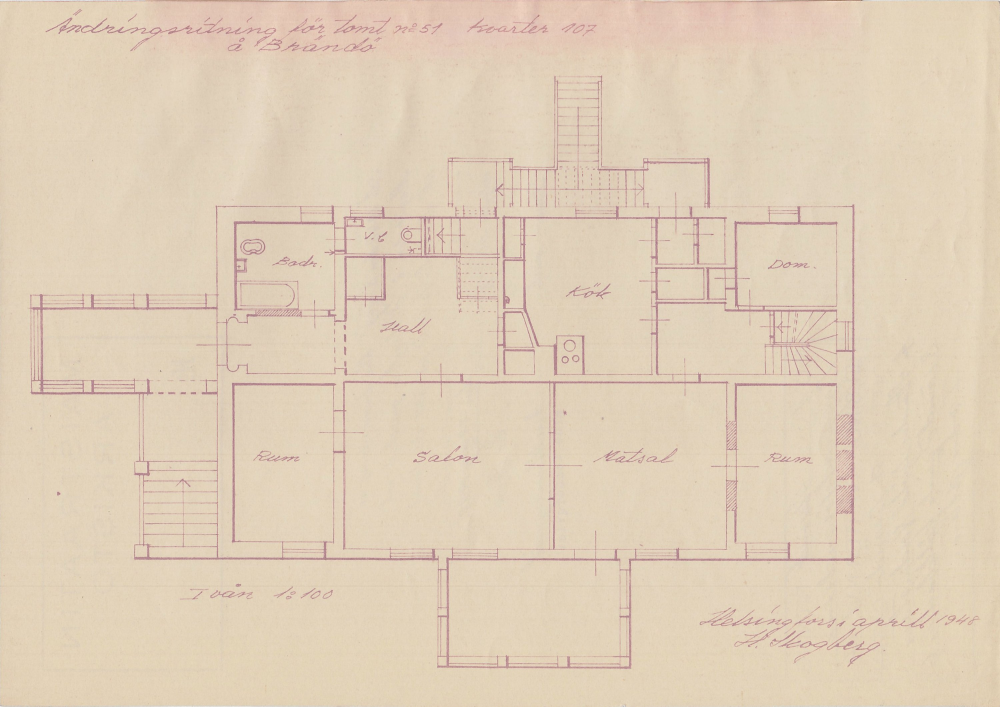
#> input picture html-mock/local/hka.139877703731200_160449953667200.jpg, 3000 x 2120 px (shown at 1/3 size)
$ python -i plan_view.py   (imports and definitions only)
#> lines starting #> are read from the running program, lines starting #| are printed output that depends on the picture; after the words box and inside, x2 and y2 are one past the last pixel; in counts of white or black regions, pixels touching at a corner belong together
"""`plan_views`: where on a whole sheet its plan view(s) lie, so `walls()` and `register` can run
on the plan alone. Whole sheets carry attic views, schedules, risers and title blocks that crowd
the plan's lines out of `register`'s longest-lines cap: real pairs placed only when cropped
(spec #457 c6887370808, Madalina's pic-research, USCG Bldg 140 / 550).

Method: at a quarter of the resolution, the page frame band is blanked and page-spanning ink
pieces dropped; long axis-parallel runs (an opening with a long thin line) keep walls and grid
lines and lose text, hatching and symbols; the runs, dilated a little, cluster into views; a view
scores its run pixels times how closed an outline its box edges hold. Too small or too large
clusters and a small one in the bottom-right corner (the title block) are dropped.

The finder stays dumb: the caller always tries the whole page too (`candidates`), registers each
pair and keeps the best Place, adding the box origin back to the shift.
"""

import cv2
import numpy as np

Box = tuple[int, int, int, int]  # x0, y0, x1, y1 in input pixels

SHRINK = 4  # work at 1/4 resolution
INK = 60  # paper minus grey above this is ink (1-bit and grey scans)
FRAME_BAND = 0.06  # blanked on every edge, of the page's height at top and bottom and of its
# width at the sides: the page frame sits 4-5% in (review #557: of the long side it blanked 9%
# of a landscape page's height, the top and bottom walls of a plan that fills it)
SPANNING = 0.85  # an ink piece this wide or tall a share of the page is the frame or joined to it
RUN = 0.04  # a run at least this share of the long side survives (k)
RUN_MIN = 15  # px at work resolution, whatever the page size
CLOSE = 0.006  # fallback: gaps this share of the long side bridged along a line (broken walls)
CLUSTER = 0.015  # runs dilated by this share of the long side cluster into one view
TOO_BIG = (0.80, 0.70)  # a cluster wider AND taller than these shares is the frame or everything
TOO_SMALL = (0.12, 0.10)  # narrower OR shorter than these is a legend or a stamp
CORNER_AREA = 0.15  # a cluster centred in the bottom-right quarter under this page share: title
EDGE_BAND = 0.02  # of the box's long side: the band whose run pixels count as its outline
KEEP = 0.15  # views scoring this share of the best are returned ...
MOST = 3  # ... at most this many, best first
GROW = 0.02  # of the page's long side added around each box
FILLS = 0.60  # the best view spans this share of the page both ways: the plan fills the page
SPANNED = 0.5  # ... or this share of the long runs was in page-spanning pieces (its outer walls)


def plan_views(gray: np.ndarray, paper: int = 255) -> list[Box]:
    """The boxes of the sheet's plan views, best first, at most `MOST`; empty when none is
    found (the caller still has the whole page, `candidates`)."""
    return _find(gray, paper)[0]


def candidates(gray: np.ndarray, paper: int = 255) -> list[Box]:
    """Every crop the caller should register: the whole page first when the plan fills it (or
    no view is found), else after the views."""
    height, width = gray.shape[:2]
    page: Box = (0, 0, width, height)
    views, fills = _find(gray, paper)
    if not views:
        return [page]
    x0, y0, x1, y1 = views[0]
    if fills or ((x1 - x0) >= FILLS * width and (y1 - y0) >= FILLS * height):
        return [page, *views]
    return [*views, page]


def _find(gray: np.ndarray, paper: int) -> tuple[list[Box], bool]:
    """The views' boxes, and whether most long runs were in page-spanning pieces."""
    if gray.ndim != 2 or min(gray.shape) < SHRINK * 8:
        return [], False
    height, width = gray.shape
    small = cv2.resize(
        gray, (width // SHRINK, height // SHRINK), interpolation=cv2.INTER_AREA
    ).astype(np.int16)
    ink = ((paper - small) > INK).astype(np.uint8)
    h, w = ink.shape
    side = max(h, w)
    across, down = round(FRAME_BAND * h), round(FRAME_BAND * w)
    ink[:across], ink[h - across :], ink[:, :down], ink[:, w - down :] = 0, 0, 0, 0
    every = int(_runs(ink, side).sum())
    ink = _without_spanning(ink)
    lines = _runs(ink, side)
    fills = int(lines.sum()) < SPANNED * every
    found = _views(lines, side)
    if not found:  # thin walls broken by doors and fixtures: bridge small gaps along lines
        found = _views(_runs(_bridged(ink, side), side), side)
    if not found:
        return [], fills
    best = found[0][0]
    grow = GROW * side
    boxes: list[Box] = []
    for score, (x0, y0, x1, y1) in found[:MOST]:
        if score < KEEP * best:
            break
        boxes.append(
            (
                max(0, round((x0 - grow) * width / w)),
                max(0, round((y0 - grow) * height / h)),
                min(width, round((x1 + grow) * width / w)),
                min(height, round((y1 + grow) * height / h)),
            )
        )
    return boxes, fills


def _without_spanning(ink: np.ndarray) -> np.ndarray:
    """`ink` without the 8-connected pieces nearly as wide or as tall as the page."""
    h, w = ink.shape
    n, labels, stats, _ = cv2.connectedComponentsWithStats(ink, connectivity=8)
    spanning = (stats[:, cv2.CC_STAT_WIDTH] > SPANNING * w) | (
        stats[:, cv2.CC_STAT_HEIGHT] > SPANNING * h
    )
    spanning[0] = False
    if not spanning[1:n].any():
        return ink
    out = ink.copy()
    out[spanning[labels]] = 0
    return out


def _runs(ink: np.ndarray, side: int) -> np.ndarray:
    """The long horizontal and vertical runs of `ink`."""
    k = max(RUN_MIN, round(RUN * side))
    across = cv2.morphologyEx(ink, cv2.MORPH_OPEN, np.ones((1, k), np.uint8))
    down = cv2.morphologyEx(ink, cv2.MORPH_OPEN, np.ones((k, 1), np.uint8))
    return np.maximum(across, down)


def _bridged(ink: np.ndarray, side: int) -> np.ndarray:
    """`ink` with gaps up to `CLOSE` of the long side closed along rows and along columns."""
    g = max(3, round(CLOSE * side))
    across = cv2.morphologyEx(ink, cv2.MORPH_CLOSE, np.ones((1, g), np.uint8))
    down = cv2.morphologyEx(ink, cv2.MORPH_CLOSE, np.ones((g, 1), np.uint8))
    return np.maximum(across, down)


def _views(lines: np.ndarray, side: int) -> list[tuple[float, Box]]:
    """The clusters of `lines` that may be views, (score, box at work resolution), best first."""
    h, w = lines.shape
    d = max(1, round(CLUSTER * side))
    grown = cv2.dilate(lines, np.ones((d, d), np.uint8))
    n, labels, stats, _ = cv2.connectedComponentsWithStats(grown, connectivity=8)
    found: list[tuple[float, Box]] = []
    for i in range(1, n):
        x, y, bw, bh = (int(v) for v in stats[i, :4])
        if bw > TOO_BIG[0] * w and bh > TOO_BIG[1] * h:
            continue
        if bw < TOO_SMALL[0] * w or bh < TOO_SMALL[1] * h:
            continue
        cx, cy = x + bw / 2, y + bh / 2
        if cx > w / 2 and cy > h / 2 and bw * bh < CORNER_AREA * w * h:
            continue
        own = (labels[y : y + bh, x : x + bw] == i) & (lines[y : y + bh, x : x + bw] > 0)
        found.append((float(own.sum()) * _outline(own), (x, y, x + bw, y + bh)))
    found.sort(key=lambda f: -f[0])
    return found


def _outline(own: np.ndarray) -> float:
    """How closed an outline the box's edges hold: the mean over its four sides of the share of
    the side's band (positions along it) with a run pixel in it (0..1)."""
    bh, bw = own.shape
    e = max(1, round(EDGE_BAND * max(bh, bw)))
    sides = (
        own[:e].any(axis=0),
        own[bh - e :].any(axis=0),
        own[:, :e].any(axis=1),
        own[:, bw - e :].any(axis=1),
    )
    return float(np.mean([s.mean() for s in sides]))

>>> import cv2
>>> picture = cv2.imread('../../../../html-mock/local/hka.139877703731200_160449953667200.jpg', cv2.IMREAD_GRAYSCALE)
#> picture: shape (2120, 3000); min 74, max 255, mean 209.6
>>> result = plan_views(picture)
#> in _find, `small = cv2.resize( gray, (width // SHRINK, height // SHRINK), interpo..`:
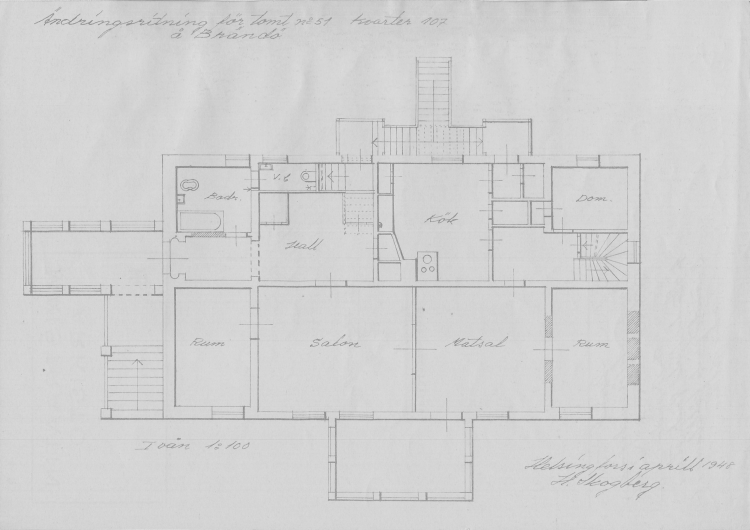
#> small: shape (530, 750) int16; min 136, max 222, mean 209.6
#> in _find, `ink = ((paper - small) > INK).astype(np.uint8)`:
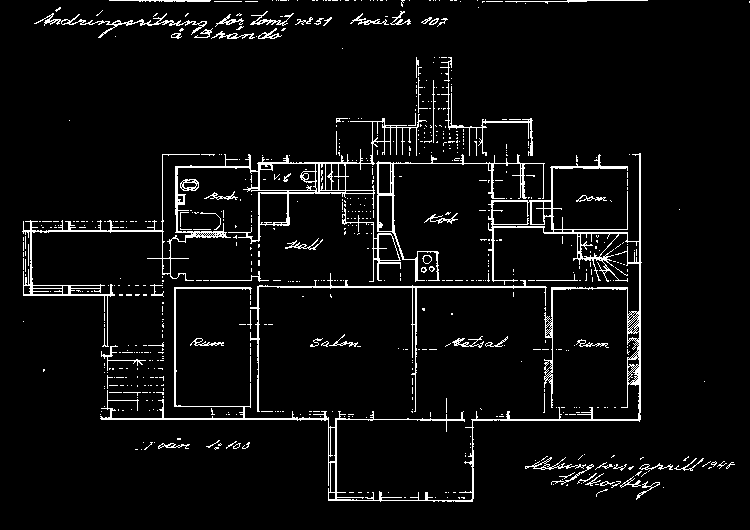
#> ink: shape (530, 750); values 0 (black) and 1 (white), 5.1% white in thin lines or dots
#> in _find, `ink[:across], ink[h - across :], ink[:, :down], ink[:, w - down :] = 0..`:
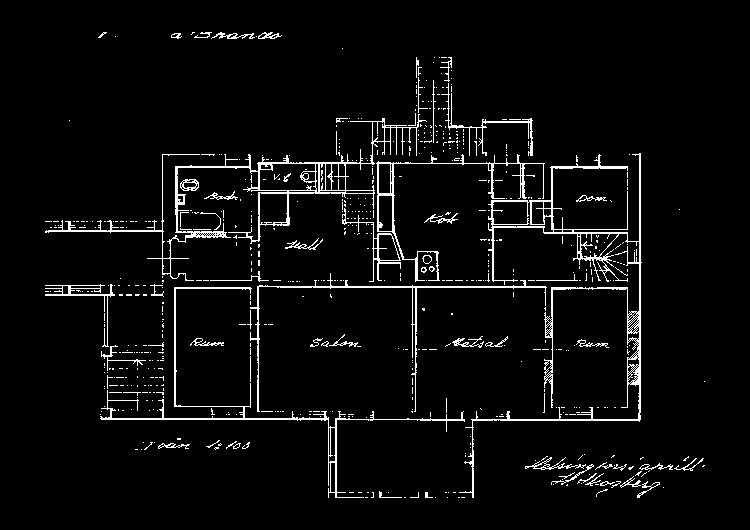
#> ink: shape (530, 750); values 0 (black) and 1 (white), 4.5% white in thin lines or dots, all inside (x1, y1, x2, y2) = (45, 32, 705, 498)
#> in _runs, `across = cv2.morphologyEx(ink, cv2.MORPH_OPEN, np.ones((1, k), np.uint..`: across: shape (530, 750); values 0 (black) and 1 (white), 1.1% white in thin lines or dots, all inside (x1, y1, x2, y2) = (46, 121, 642, 421)
#> in _runs, `down = cv2.morphologyEx(ink, cv2.MORPH_OPEN, np.ones((k, 1), np.uint8))`: down: shape (530, 750); values 0 (black) and 1 (white), 0.96% white in thin lines or dots, all inside (x1, y1, x2, y2) = (107, 78, 641, 499)
#> in _runs, `return np.maximum(across, down)`:
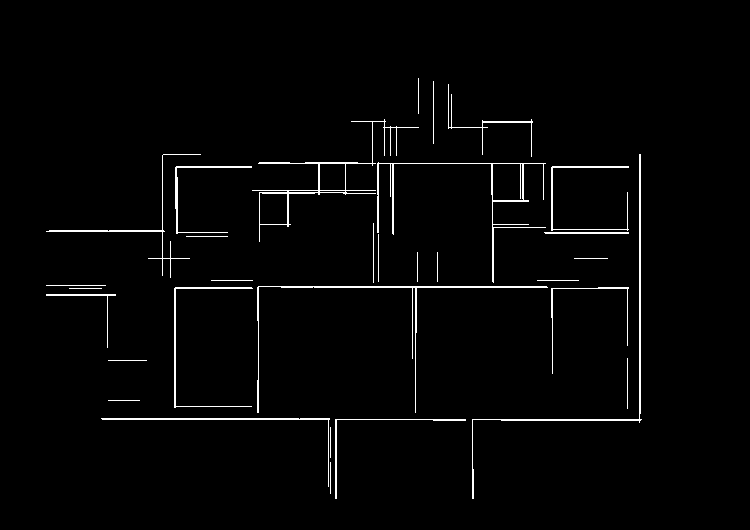
#> returned value: shape (530, 750); values 0 (black) and 1 (white), 2% white in thin lines or dots, all inside (x1, y1, x2, y2) = (46, 78, 642, 499)
#> in _find, `every = int(_runs(ink, side).sum())`: every = 8040
#> in _without_spanning, `n, labels, stats, _ = cv2.connectedComponentsWithStats(ink, connectivi..`:
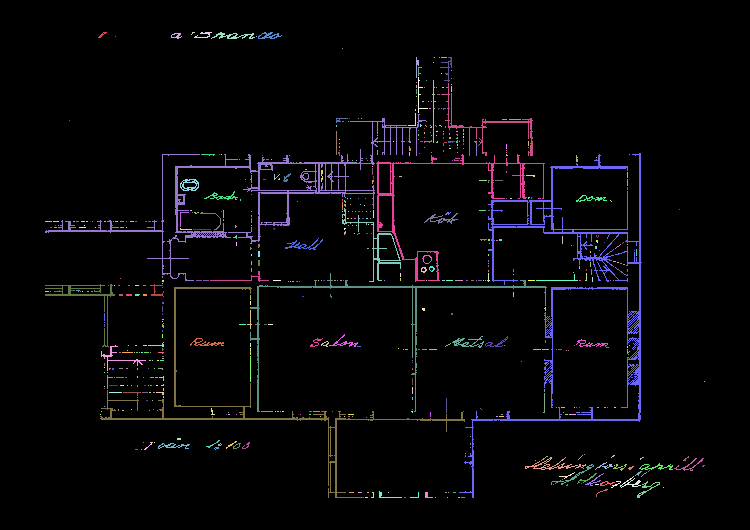
#> labels: shape (530, 750) int32; 615 distinct labels, from 0 to 614; one colour per label, 0 black
#> in _without_spanning, `n, labels, stats, _ = cv2.connectedComponentsWithStats(ink, connectivi..`: n = 615; stats = 615 rows, first 6: [0, 0, 750, 530, 379788], [98, 32, 9, 6, 19], [171, 33, 11, 6, 34], [191, 32, 4, 3, 5], [194, 32, 18, 6, 42], [211, 32, 44, 7, 122]
#> in _find, `fills = int(lines.sum()) < SPANNED * every`: fills = False
#> in _views, `grown = cv2.dilate(lines, np.ones((d, d), np.uint8))`: grown: shape (530, 750); values 0 (black) and 1 (white), 14.6% white; 7 white regions, largest, box (x1, y1, x2, y2) and area: (41, 79, 647, 504) 52987, (41, 280, 121, 353) 2162, (428, 76, 439, 149) 803
#> in _views, `n, labels, stats, _ = cv2.connectedComponentsWithStats(grown, connecti..`:
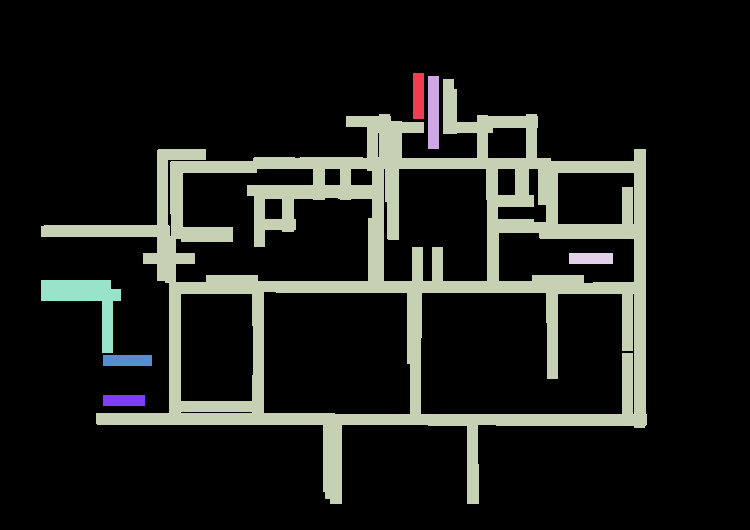
#> labels: shape (530, 750) int32; 8 distinct labels, from 0 to 7; one colour per label, 0 black
#> in _views, `n, labels, stats, _ = cv2.connectedComponentsWithStats(grown, connecti..`: n = 8; stats = [[0, 0, 750, 530, 339557], [413, 73, 11, 46, 506], [428, 76, 11, 73, 803], [41, 79, 606, 425, 52987], [569, 253, 44, 11, 484], [41, 280, 80, 73, 2162], [103, 355, 49, 11, 539], [103, 395, 42, 11, 462]]
#> the loop in _views, `for i in range(1, n):` made 7 passes
#> (x, y) on passes 1 to 7: (413, 73), (428, 76), (41, 79), (569, 253), (41, 280), (103, 355), (103, 395)
#> after the loop in _views, `for i in range(1, n):`: found = []
#> in _bridged, `across = cv2.morphologyEx(ink, cv2.MORPH_CLOSE, np.ones((1, g), np.uin..`: across: shape (530, 750); values 0 (black) and 1 (white), 5.3% white; 252 white regions (211 under 20 px), largest, box (x1, y1, x2, y2) and area: (46, 57, 643, 498) 14104, (101, 287, 466, 498) 2049, (46, 284, 154, 371) 784
#> in _bridged, `down = cv2.morphologyEx(ink, cv2.MORPH_CLOSE, np.ones((g, 1), np.uint8))`: down: shape (530, 750); values 0 (black) and 1 (white), 5.3% white; 335 white regions (293 under 20 px), largest, box (x1, y1, x2, y2) and area: (45, 58, 642, 499) 15179, (440, 58, 533, 157) 756, (45, 285, 115, 348) 676
#> in _bridged, `return np.maximum(across, down)`: returned value: shape (530, 750); values 0 (black) and 1 (white), 8% white; 117 white regions (86 under 20 px), largest, box (x1, y1, x2, y2) and area: (45, 57, 643, 499) 26755, (577, 458, 705, 499) 962, (525, 456, 595, 487) 590
#> in _runs (call 3), `across = cv2.morphologyEx(ink, cv2.MORPH_OPEN, np.ones((1, k), np.uint..`: across: shape (530, 750); values 0 (black) and 1 (white), 2.4% white; 58 white regions, largest, box (x1, y1, x2, y2) and area: (258, 286, 549, 289) 846, (258, 162, 547, 165) 712, (101, 418, 331, 421) 689
#> in _runs (call 3), `down = cv2.morphologyEx(ink, cv2.MORPH_OPEN, np.ones((k, 1), np.uint8))`: down: shape (530, 750); values 0 (black) and 1 (white), 2.3% white; 60 white regions, largest, box (x1, y1, x2, y2) and area: (639, 154, 642, 424) 798, (412, 286, 418, 414) 522, (257, 272, 260, 414) 383
#> in _runs (call 3), `return np.maximum(across, down)`: returned value: shape (530, 750); values 0 (black) and 1 (white), 4.5% white; 30 white regions, largest, box (x1, y1, x2, y2) and area: (175, 58, 630, 284) 8579, (257, 272, 549, 414) 1791, (472, 154, 643, 500) 1461
#> call 2 of _views, with side = 750
#> in _views (call 2), `grown = cv2.dilate(lines, np.ones((d, d), np.uint8))`: grown: shape (530, 750); values 0 (black) and 1 (white), 20.8% white; 10 white regions, largest, box (x1, y1, x2, y2) and area: (41, 53, 648, 505) 76922, (521, 461, 601, 473) 941, (211, 31, 287, 43) 845
#> in _views (call 2), `n, labels, stats, _ = cv2.connectedComponentsWithStats(grown, connecti..`:
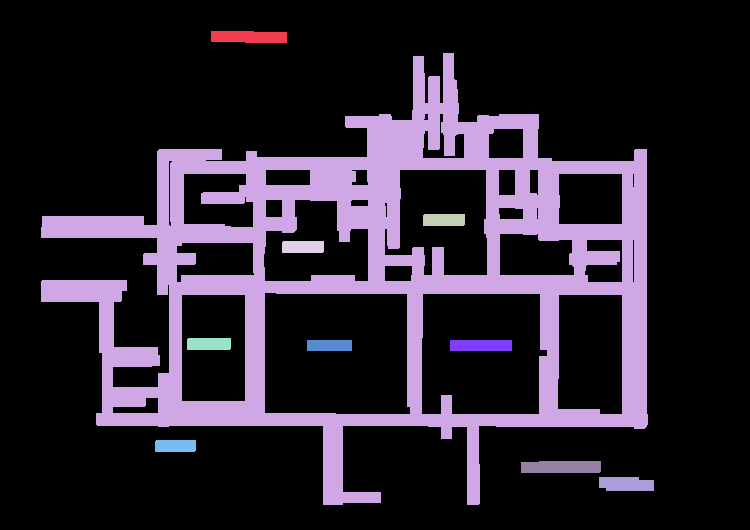
#> labels: shape (530, 750) int32; 11 distinct labels, from 0 to 10; one colour per label, 0 black
#> in _views (call 2), `n, labels, stats, _ = cv2.connectedComponentsWithStats(grown, connecti..`: n = 11; stats = [[0, 0, 750, 530, 314891], [211, 31, 76, 12, 845], [41, 53, 607, 452, 76922], [423, 214, 42, 12, 502], [282, 241, 42, 12, 502], [187, 338, 44, 12, 526], [307, 340, 45, 11, 495], [450, 340, 62, 11, 682], [155, 440, 41, 12, 490], [521, 461, 80, 12, 941], [599, 477, 55, 14, 704]]
#> the loop in _views (call 2), `for i in range(1, n):` made 10 passes
#> (x, y) on passes 1 to 10: (211, 31), (41, 53), (423, 214), (282, 241), (187, 338), (307, 340), (450, 340), (155, 440), (521, 461), (599, 477)
#> result = []
